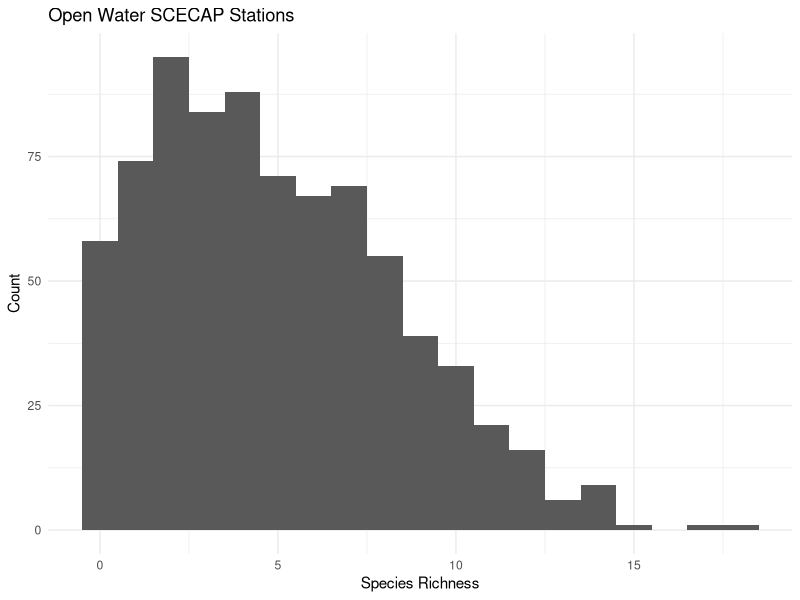
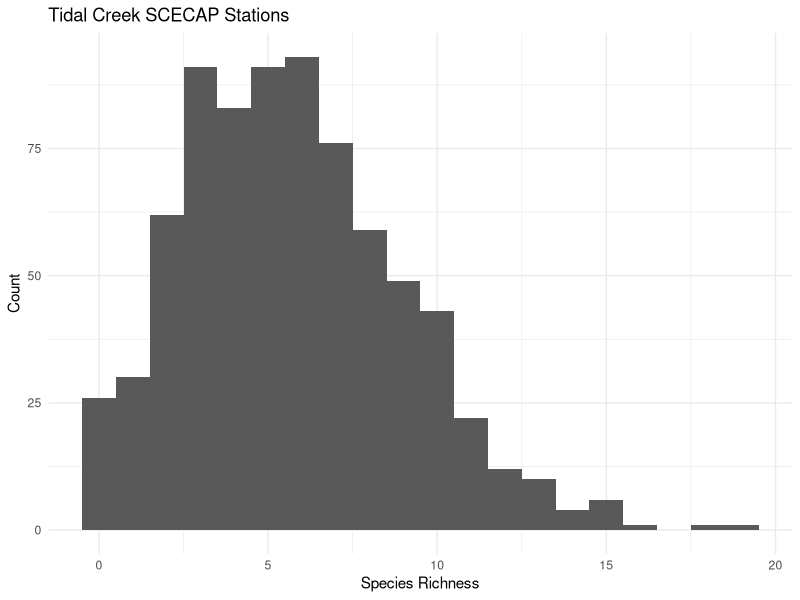
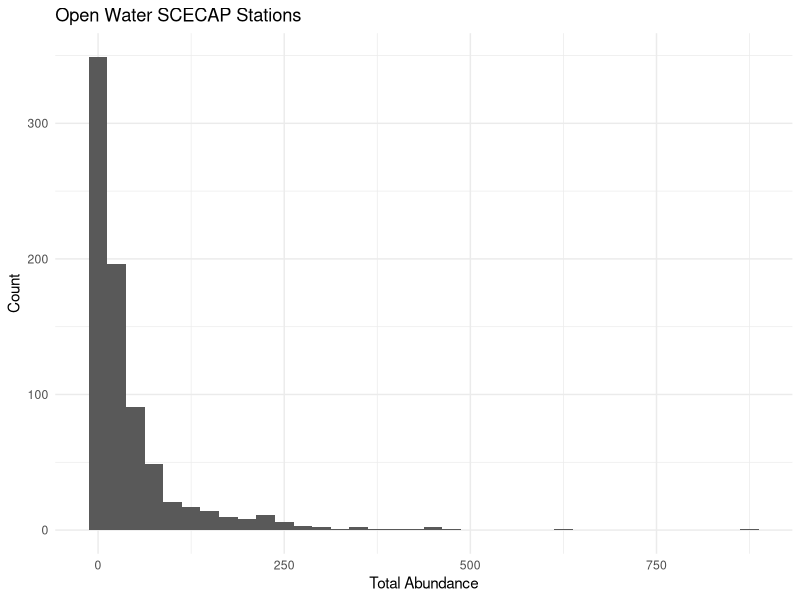
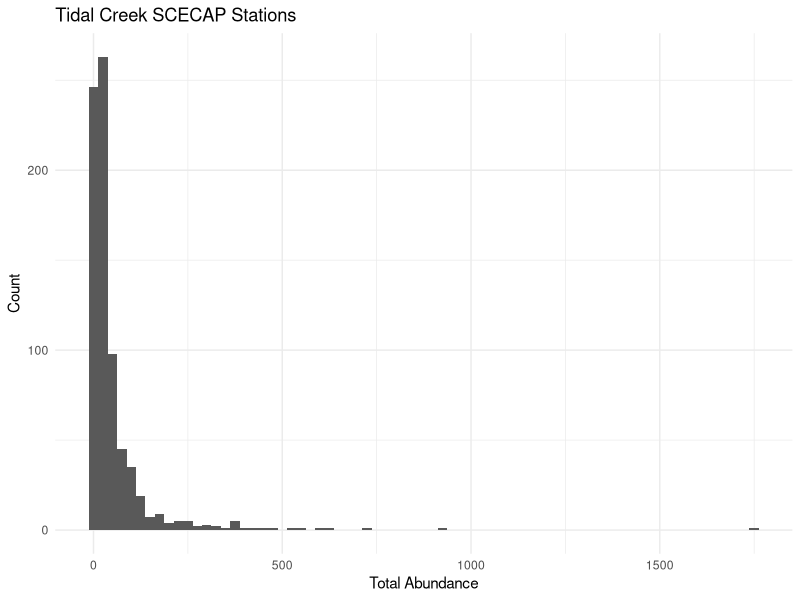
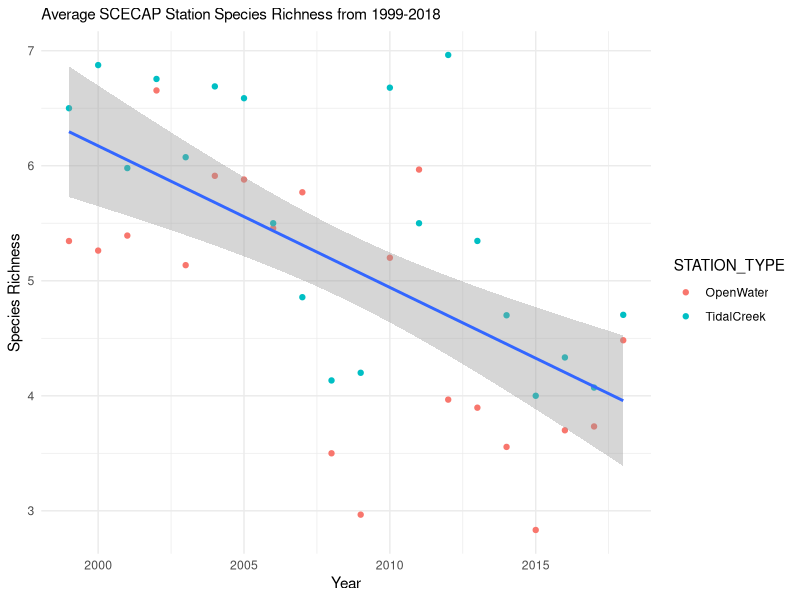
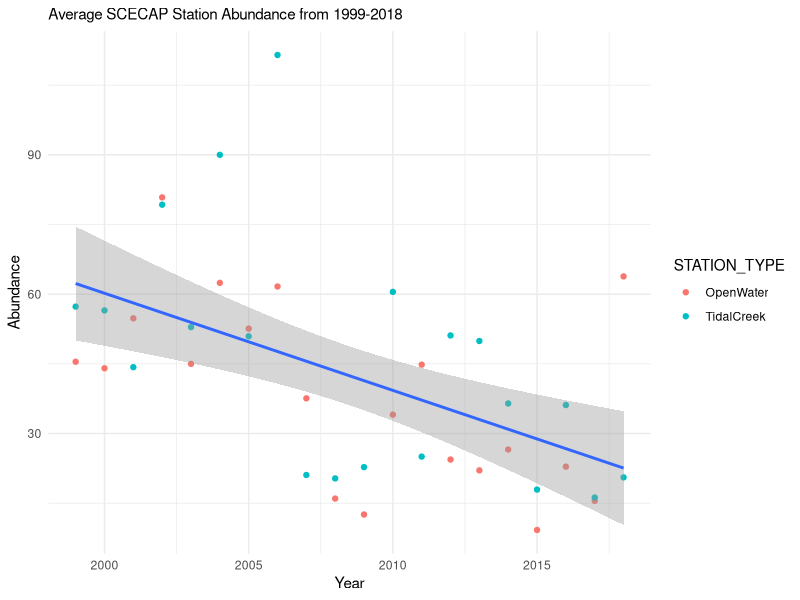
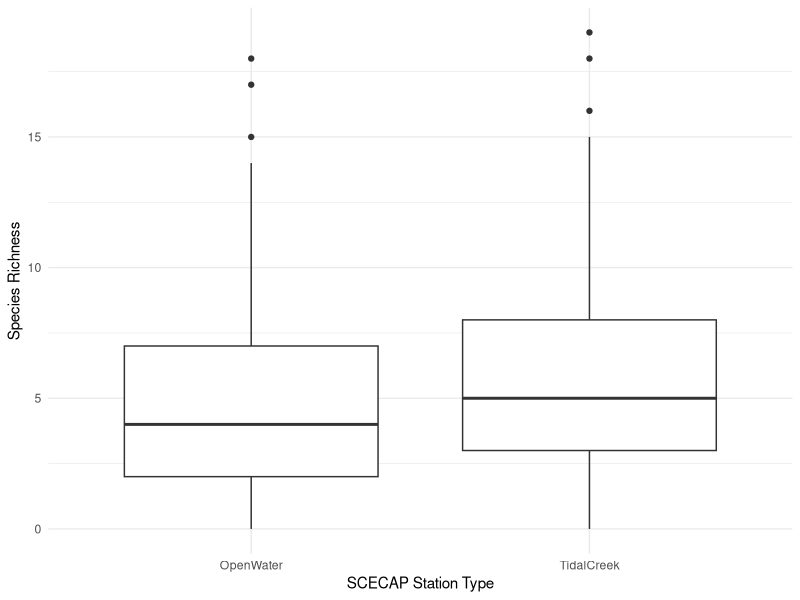
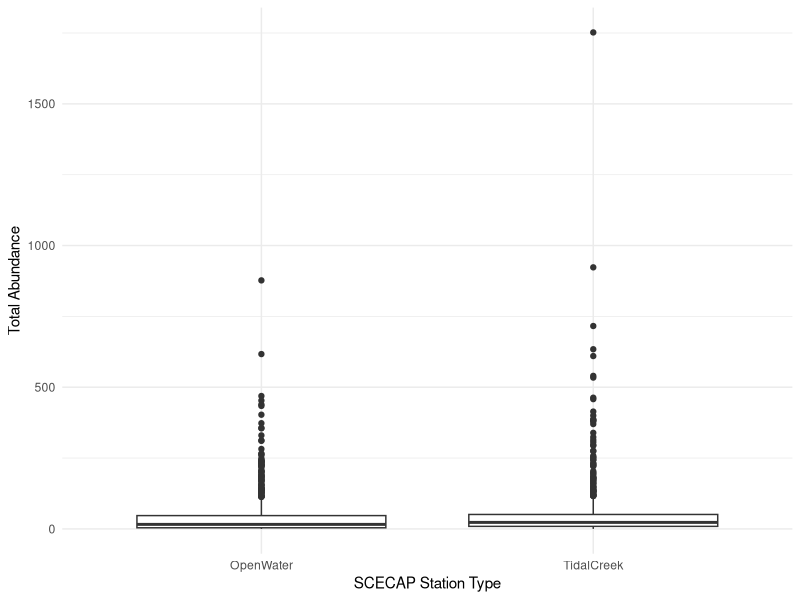

The R script that drew these images, in order:
#SPECIES RICHNESS AND ABUNDANCE

#load required packages

library(tidyverse)
library(stringr)
library(ggplot2)


#Part 1: DATA WRANGLING
##with trawl species data and sample site data, standardize trawl distances per site type (only include samples which have the target trawl distance of 250 or 500m depending on site type)

#import dataset of stations, sample IDs, and tow lengths

trawl_samples <- read.csv("./data/species_sample_ref.csv")
trawl_species <- read.csv("./data/trawl_species_data.csv")

#add category for station type by extracting first two characters from station ID (RO = open water, RT = tidal creek)

trawl_samples$SITE_TYPE <- substr(trawl_samples$STATION_ID, 1,2)

#use filter function to select only open water samples with tow distances of 500m and tidal creek sites with tow distances of 250m

trawl_samples_tidalcreek <- filter(trawl_samples, SITE_TYPE == "RT", TOW_DIST_m == 250)
trawl_samples_openwater  <- filter(trawl_samples, SITE_TYPE == "RO", TOW_DIST_m == 500)

#combine these 2 datasets back into one

trawl_samples_complete <- bind_rows(trawl_samples_openwater, trawl_samples_tidalcreek)

#join these data with trawl species data

trawl_data <- inner_join(trawl_samples_complete, trawl_species, by = "SAMPLE_ID")

#some trawls returned no species (sp code=X999), these are useful data points but will throw off species richness calculations. 

##subset 'no catch' data and reattach later

trawl_data_no_catch <- filter(trawl_data, SP_CODE == "X999")

##remove trawls which returned no species

trawl_data <- filter(trawl_data, SP_CODE != "X999")


#Part 2: CALCUALTING SPECIES RICHNESS AND ABUNDANCE
##calculate species richness (number of unique species per trawl) and total abundance (total number of individuals per trawl)

#use group_by and summarize function to count the number of unique species per trawl (species richness)

trawl_species_rich <- trawl_data %>% 
  group_by(STATION_ID.x, SAMPLE_ID, TOW_DIST_m.x, STATION_TYPE, YEAR) %>% 
  summarize(n_distinct(SP_CODE))

#rename columns

names(trawl_species_rich) <- c("STATION_ID", "SAMPLE_ID", "TOW_DIST_m", "STATION_TYPE", "YEAR", "SP_RICH")

#use group_by and summarize functions to total the numbers of individuals caught across species (total abundance)

trawl_species_abund <- trawl_data %>% 
  group_by(STATION_ID.x, SAMPLE_ID, TOW_DIST_m.x, STATION_TYPE, YEAR) %>% 
  summarize(sum(ABUNDANCE))

#rename columns

names(trawl_species_abund) <- c("STATION_ID", "SAMPLE_ID", "TOW_DIST_m", "STATION_TYPE", "YEAR", "TOTAL_ABUNDANCE")

#join together trawl species and trawl abundances by sample ID

trawl_species_final <- full_join(trawl_species_rich, trawl_species_abund, by = "SAMPLE_ID")

#remove duplicate columns from join and rename columns

trawl_species_final        <- trawl_species_final[,c(1,2,3,4,5,6,11)]
names(trawl_species_final) <- c("STATION_ID", "SAMPLE_ID", "TOW_DIST_m", "STATION_TYPE", "YEAR", "SP_RICH", "TOTAL_ABUNDANCE")

#reattach stations which returned no species (species richnes and abundance = 0)

##add species richness colum populated with 0's

trawl_data_no_catch$SP_RICH <- 0

##select rows which match final dataset, rename and reorder accordingly

trawl_data_no_catch        <- trawl_data_no_catch[,c(1,2,3,6,7,13,14)]
names(trawl_data_no_catch) <- c("STATION_ID", "SAMPLE_ID", "TOW_DIST_m", "YEAR", "STATION_TYPE", "TOTAL_ABUNDANCE", "SP_RICH")
trawl_data_no_catch        <- trawl_data_no_catch[c(1,2,3,5,4,7,6)]

##bind rows from no catch data to final data

trawl_species_final <- bind_rows(trawl_species_final, trawl_data_no_catch)


#Part 3: VISUALIZE DATA

#3.1. Histograms

#make histograms to show distribution of species richness and abundances from trawls at both station types

sp_rich_openwater_hist <- 
  ggplot(data = subset(trawl_species_final, STATION_TYPE == "OpenWater"), aes(SP_RICH)) + 
  geom_histogram(binwidth=1) + 
  labs(title = "Open Water SCECAP Stations", y="Count", x = "Species Richness") +
  theme_minimal()  
  
sp_rich_tidalcreek_hist <- 
  ggplot(data = subset(trawl_species_final, STATION_TYPE == "TidalCreek"), aes(SP_RICH)) + 
  geom_histogram(binwidth=1) + 
  labs(title = "Tidal Creek SCECAP Stations", y="Count", x = "Species Richness") +
  theme_minimal()  

abund_openwater_hist <- 
  ggplot(data = subset(trawl_species_final, STATION_TYPE == "OpenWater"), aes(TOTAL_ABUNDANCE)) + 
  geom_histogram(binwidth=25) + 
  labs(title = "Open Water SCECAP Stations", y="Count", x = "Total Abundance") +
  theme_minimal()  

abund_tidalcreek_hist <- 
  ggplot(data = subset(trawl_species_final, STATION_TYPE == "TidalCreek"), aes(TOTAL_ABUNDANCE)) + 
  geom_histogram(binwidth=25) + 
  labs(title = "Tidal Creek SCECAP Stations", y="Count", x = "Total Abundance") +
  theme_minimal()

#export as PDFs

ggsave("./output/histogram_richness_openwater.pdf", sp_rich_openwater_hist)
ggsave("./output/histogram_richness_tidalcreek.pdf", sp_rich_tidalcreek_hist)
ggsave("./output/histogram_abundance_openwater.pdf", abund_openwater_hist)
ggsave("./output/histogram_abundance_tidalcreek.pdf", abund_tidalcreek_hist)

#3.2. Scatterplots

#use group by and summarize functions to calculate average richness and average abundance per sample by year and station type

trawl_year_avgs <- trawl_species_final %>% 
  group_by(STATION_TYPE, YEAR) %>% 
  summarize_at(c("SP_RICH", "TOTAL_ABUNDANCE"),mean) 

#plot species richness by year

richness_plot <- 
  ggplot(data = trawl_year_avgs, aes(x = YEAR, y = SP_RICH)) +
  geom_point(aes(col = STATION_TYPE)) +
  stat_smooth(method="lm") +
  labs(subtitle = "Average SCECAP Station Species Richness from 1999-2018", x = "Year", y = "Species Richness") +
  theme_minimal()

#plot abundance by year

abundance_plot <- 
  ggplot(data = trawl_year_avgs, aes(x = YEAR, y = TOTAL_ABUNDANCE)) + 
  geom_point(aes(col = STATION_TYPE)) + 
  stat_smooth(method = "lm") +
  labs(subtitle = "Average SCECAP Station Abundance from 1999-2018", x = "Year", y = "Abundance") +
  theme_minimal()

#export plots as PDFs

ggsave("./output/richness_years.pdf", richness_plot)
ggsave("./output/abundance_years.pdf", abundance_plot)

#3.3. Boxplots

#create boxplots to show differences in species richness and abundance between two site types

sp_rich_box <- 
  ggplot(data = trawl_species_final, aes(x=STATION_TYPE, y=SP_RICH)) + 
  geom_boxplot() + 
  theme_minimal() + 
  labs(y="Species Richness", x="SCECAP Station Type")

abund_box <- 
  ggplot(data = trawl_species_final, aes(x=STATION_TYPE, y=TOTAL_ABUNDANCE)) + 
  geom_boxplot() + 
  theme_minimal() + 
  labs(y="Total Abundance", x="SCECAP Station Type")

log_abund_box <- 
  ggplot(data = trawl_species_final, aes(x=STATION_TYPE, y=log(TOTAL_ABUNDANCE))) + 
  geom_boxplot() + 
  theme_minimal() + 
  labs(y="Total Abundance", x="SCECAP Station Type")

#export as PDFs

ggsave("./output/boxplot_richness.pdf", sp_rich_box)
ggsave("./output/boxplot_abundance.pdf", abund_box)
ggsave("./output/boxplot_log_abundance.pdf", log_abund_box)

##STEP 4: LINEAR MODELING

tidal_abundance_lm <- lm(TOTAL_ABUNDANCE ~ YEAR, data = filter(trawl_year_avgs, STATION_TYPE == "TidalCreek")) 
open_abundance_lm  <- lm(TOTAL_ABUNDANCE ~ YEAR, data = filter(trawl_year_avgs, STATION_TYPE == "OpenWater"))
tidal_richness_lm  <- lm(SP_RICH ~ YEAR, data = filter(trawl_year_avgs, STATION_TYPE == "TidalCreek")) 
open_richness_lm   <- lm(SP_RICH ~ YEAR, data = filter(trawl_year_avgs, STATION_TYPE == "OpenWater"))

summary(tidal_abundance_lm)
summary(open_abundance_lm)
summary(tidal_richness_lm)
summary(open_richness_lm)


